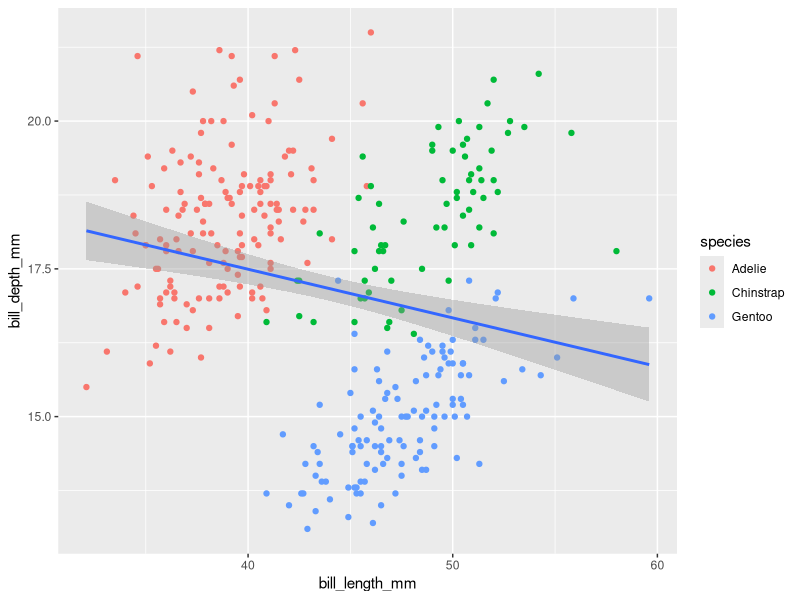

Reproduce this figure in R.
## ---- chunk 1
library(tidyverse)
penguins <- palmerpenguins::penguins %>% drop_na()

penguins %>%
  ggplot(aes(x = bill_length_mm, y = bill_depth_mm)) +
  geom_point(aes(color = species)) +
  geom_smooth(method = "lm")
